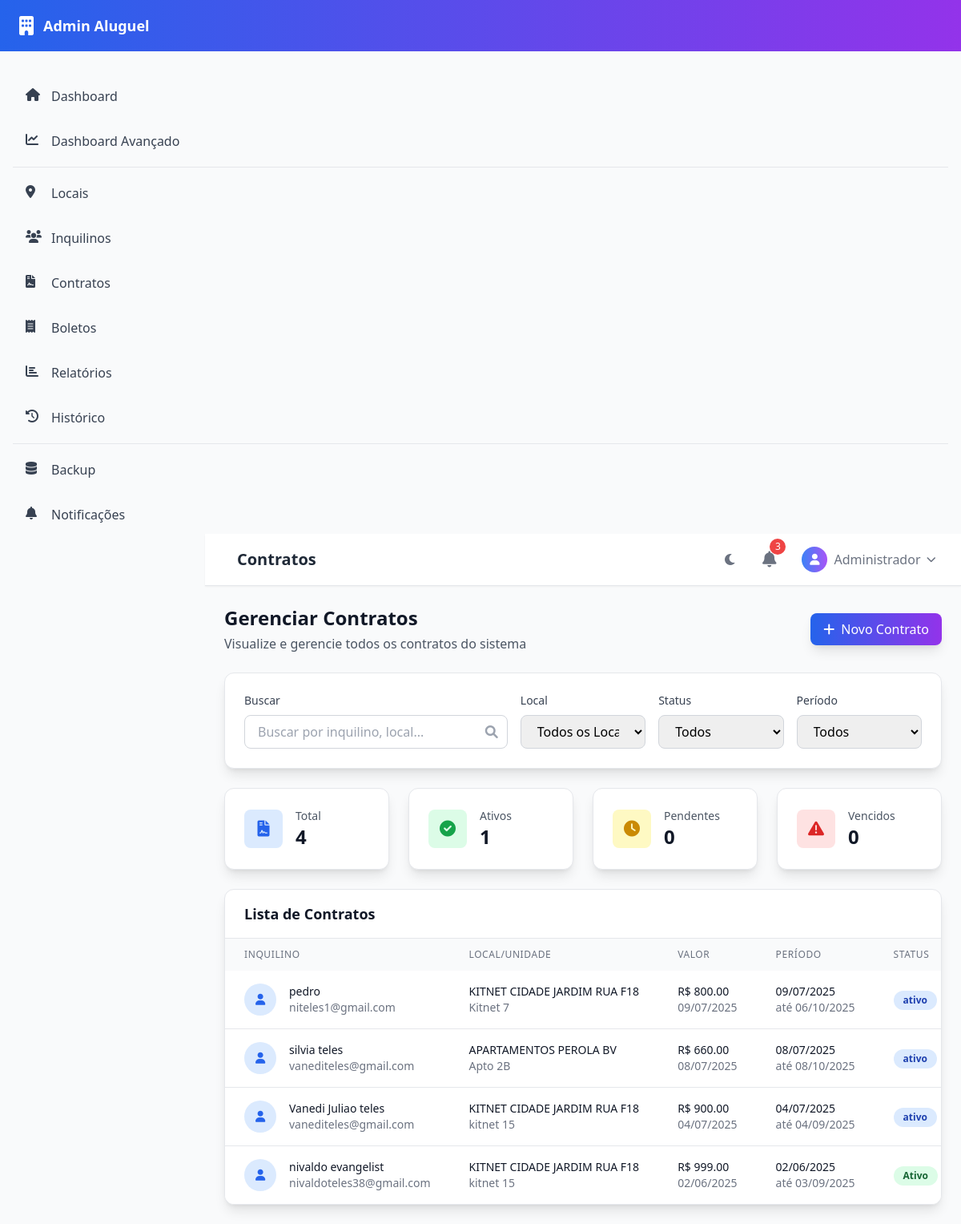
The page /listar_contratos on the database its author committed.
### app/models.py (models this page shows, shortened)
class Contrato(db.Model):
    id = db.Column(db.Integer, primary_key=True)
    inquilino_id = db.Column(db.Integer, db.ForeignKey('inquilino.id'), nullable=False)
    unidade_id = db.Column(db.Integer, db.ForeignKey('unidade.id'), nullable=False)
    valor_aluguel = db.Column(db.Float, nullable=False)
    valor_caucao = db.Column(db.Float, nullable=True)  # Caução (aluguel + condomínio)
    data_inicio = db.Column(db.Date, nullable=False)
    data_fim = db.Column(db.Date, nullable=True)
    dia_vencimento = db.Column(db.String(2), nullable=False)  # Usar string para evitar erro com zeros à esquerda
    situacao = db.Column(db.String(20), nullable=False, default='Ativo')
    observacoes = db.Column(db.Text, nullable=True)
    proprietario_nome = db.Column(db.String(120), nullable=False)
    proprietario_cnpjcpf = db.Column(db.String(20), nullable=False)
    proprietario_endereco = db.Column(db.String(200), nullable=False)
    proprietario_telefone = db.Column(db.String(20), nullable=True)
    proprietario_email = db.Column(db.String(120), nullable=True)
    taxa_condominio = db.Column(db.Float, nullable=True)
    taxa_iptu = db.Column(db.Float, nullable=True)  # Corrigido nome
    taxa_assinatura = db.Column(db.Float, nullable=True)
    arquivo_contrato = db.Column(db.String(500), nullable=True)  # Caminho do arquivo PDF
    envelope_id = db.Column(db.String(100), nullable=True)  # ID do envelope no D4Sign
    status_assinatura = db.Column(db.String(20), nullable=True, default='nao_enviado')  # nao_enviado, enviado, assinado, cancelado
    arquivo_contrato_assinado = db.Column(db.String(500), nullable=True)  # Caminho do arquivo PDF assinado
    data_envio_assinatura = db.Column(db.DateTime, nullable=True)
    data_assinatura = db.Column(db.DateTime, nullable=True)
    boletos = db.relationship('Boleto', backref='contrato', lazy=True)

class Inquilino(db.Model):
    id = db.Column(db.Integer, primary_key=True)
    nome = db.Column(db.String(120), nullable=False)
    cpf = db.Column(db.String(14), unique=True, nullable=False)
    data_nascimento = db.Column(db.Date, nullable=False)
    idade = db.Column(db.Integer, nullable=True)  # Calculada automaticamente
    endereco = db.Column(db.String(200), nullable=False)
    cep = db.Column(db.String(9), nullable=False)
    telefone = db.Column(db.String(20), nullable=False)
    email = db.Column(db.String(120), nullable=True)
    unidade_id = db.Column(db.Integer, db.ForeignKey('unidade.id'), nullable=False)
    username = db.Column(db.String(50), unique=True, nullable=True)
    password_hash = db.Column(db.String(255), nullable=True)
    data_criacao_login = db.Column(db.DateTime, nullable=True)
    status_login = db.Column(db.String(20), nullable=False, default='inativo')  # inativo, ativo, bloqueado
    contratos = db.relationship('Contrato', backref='inquilino', lazy=True)

class Local(db.Model):
    id = db.Column(db.Integer, primary_key=True)
    nome = db.Column(db.String(120), nullable=False)
    unidades = db.relationship('Unidade', backref='local', lazy=True)

class Unidade(db.Model):
    id = db.Column(db.Integer, primary_key=True)
    nome = db.Column(db.String(120), nullable=False)
    local_id = db.Column(db.Integer, db.ForeignKey('local.id'), nullable=False)
    status = db.Column(db.String(20), nullable=False, default='disponivel')  # disponivel, ocupada, manutencao
    inquilinos = db.relationship('Inquilino', backref='unidade', lazy=True)
    contratos = db.relationship('Contrato', backref='unidade', lazy=True)

### app/routes.py (the view)
@app.route('/listar_contratos')
def listar_contratos():
    locais = Local.query.all()
    local_filter = request.args.get('local', '')
    situacao = request.args.get('situacao', '')
    query = Contrato.query
    if local_filter:
        query = query.join(Unidade).join(Local).filter(Local.nome == local_filter)
    if situacao:
        query = query.filter(Contrato.situacao == situacao)
    contratos = query.order_by(Contrato.data_inicio.desc()).all()
    total_contratos = len(contratos)
    contratos_ativos = len([c for c in contratos if c.situacao == 'Ativo'])
    contratos_pendentes = len([c for c in contratos if c.situacao == 'Pendente'])
    contratos_vencidos = len([c for c in contratos if c.situacao == 'Vencido'])
    return render_template('listar_contratos.html',
                         contratos=contratos,
                         locais=locais,
                         local_filter=local_filter)

### app/templates/listar_contratos.html (shortened to what this page needs)
{% extends "base_modern.html" %}
{% block page_title %}Contratos{% endblock %}
{% block content %}
<div class="space-y-6 animate-fade-in">
    <div class="flex flex-col sm:flex-row sm:items-center sm:justify-between">
        <div>
            <h1 class="text-2xl font-bold text-gray-900 dark:text-white">Gerenciar Contratos</h1>
            <p class="text-gray-600 dark:text-gray-400 mt-1">Visualize e gerencie todos os contratos do sistema</p>
        </div>
        <div class="mt-4 sm:mt-0">
            <a href="{{ url_for('cadastrar_contrato') }}" class="inline-flex items-center px-4 py-2 bg-gradient-to-r from-blue-600 to-purple-600 text-white font-medium rounded-lg hover:from-blue-700 hover:to-purple-700 focus:ring-4 focus:ring-blue-300 dark:focus:ring-blue-800 transition-all duration-200 shadow-lg hover:shadow-xl transform hover:-translate-y-1">
                <i class="fas fa-plus mr-2"></i>
                Novo Contrato
            </a>
        </div>
    </div>
    <div class="bg-white dark:bg-gray-800 rounded-xl p-6 shadow-lg border border-gray-200 dark:border-gray-700">
        <div class="grid grid-cols-1 md:grid-cols-5 gap-4">
            <div class="md:col-span-2">
                <label class="block text-sm font-medium text-gray-700 dark:text-gray-300 mb-2">Buscar</label>
                <div class="relative">
                    <input type="text" id="searchInput" placeholder="Buscar por inquilino, local..."
                           class="w-full px-4 py-2 border border-gray-300 dark:border-gray-600 rounded-lg focus:ring-2 focus:ring-blue-500 focus:border-transparent dark:bg-gray-700 dark:text-white">
                    <div class="absolute inset-y-0 right-0 pr-3 flex items-center">
                        <i class="fas fa-search text-gray-400"></i>
                    </div>
                </div>
            </div>
            <div>
                <label class="block text-sm font-medium text-gray-700 dark:text-gray-300 mb-2">Local</label>
                <select id="localFilter" class="w-full px-4 py-2 border border-gray-300 dark:border-gray-600 rounded-lg focus:ring-2 focus:ring-blue-500 focus:border-transparent dark:bg-gray-700 dark:text-white">
                    <option value="">Todos os Locais</option>
                </select>
            </div>
            <div>
                <label class="block text-sm font-medium text-gray-700 dark:text-gray-300 mb-2">Status</label>
                <select id="statusFilter" class="w-full px-4 py-2 border border-gray-300 dark:border-gray-600 rounded-lg focus:ring-2 focus:ring-blue-500 focus:border-transparent dark:bg-gray-700 dark:text-white">
                    <option value="">Todos</option>
                </select>
            </div>
            <div>
                <label class="block text-sm font-medium text-gray-700 dark:text-gray-300 mb-2">Período</label>
                <select id="dateFilter" class="w-full px-4 py-2 border border-gray-300 dark:border-gray-600 rounded-lg focus:ring-2 focus:ring-blue-500 focus:border-transparent dark:bg-gray-700 dark:text-white">
                <option value="">Todos</option>
            </select>
            </div>
        </div>
    </div>
    <div class="grid grid-cols-1 md:grid-cols-4 gap-6">
        <div class="bg-white dark:bg-gray-800 rounded-xl p-6 shadow-lg border border-gray-200 dark:border-gray-700">
            <div class="flex items-center">
                <div class="w-12 h-12 bg-blue-100 dark:bg-blue-900 rounded-lg flex items-center justify-center">
                    <i class="fas fa-file-contract text-blue-600 dark:text-blue-400 text-xl"></i>
                </div>
                <div class="ml-4">
                    <p class="text-sm font-medium text-gray-600 dark:text-gray-400">Total</p>
                    <p class="text-2xl font-bold text-gray-900 dark:text-white">{{ contratos|length }}</p>
                </div>
            </div>
        </div>
        <div class="bg-white dark:bg-gray-800 rounded-xl p-6 shadow-lg border border-gray-200 dark:border-gray-700">
            <div class="flex items-center">
                <div class="w-12 h-12 bg-green-100 dark:bg-green-900 rounded-lg flex items-center justify-center">
                    <i class="fas fa-check-circle text-green-600 dark:text-green-400 text-xl"></i>
                </div>
                <div class="ml-4">
                    <p class="text-sm font-medium text-gray-600 dark:text-gray-400">Ativos</p>
                    <p class="text-2xl font-bold text-gray-900 dark:text-white">{{ contratos|selectattr('situacao', 'equalto', 'Ativo')|list|length }}</p>
                </div>
            </div>
        </div>
        <div class="bg-white dark:bg-gray-800 rounded-xl p-6 shadow-lg border border-gray-200 dark:border-gray-700">
            <div class="flex items-center">
                <div class="w-12 h-12 bg-yellow-100 dark:bg-yellow-900 rounded-lg flex items-center justify-center">
                    <i class="fas fa-clock text-yellow-600 dark:text-yellow-400 text-xl"></i>
                </div>
                <div class="ml-4">
                    <p class="text-sm font-medium text-gray-600 dark:text-gray-400">Pendentes</p>
                    <p class="text-2xl font-bold text-gray-900 dark:text-white">{{ contratos|selectattr('situacao', 'equalto', 'Pendente')|list|length }}</p>
                </div>
            </div>
        </div>
        <div class="bg-white dark:bg-gray-800 rounded-xl p-6 shadow-lg border border-gray-200 dark:border-gray-700">
            <div class="flex items-center">
                <div class="w-12 h-12 bg-red-100 dark:bg-red-900 rounded-lg flex items-center justify-center">
                    <i class="fas fa-exclamation-triangle text-red-600 dark:text-red-400 text-xl"></i>
                </div>
                <div class="ml-4">
                    <p class="text-sm font-medium text-gray-600 dark:text-gray-400">Vencidos</p>
                    <p class="text-2xl font-bold text-gray-900 dark:text-white">{{ contratos|selectattr('situacao', 'equalto', 'Vencido')|list|length }}</p>
                </div>
            </div>
        </div>
    </div>
    <div class="bg-white dark:bg-gray-800 rounded-xl shadow-lg border border-gray-200 dark:border-gray-700 overflow-hidden">
        <div class="px-6 py-4 border-b border-gray-200 dark:border-gray-700">
            <h3 class="text-lg font-semibold text-gray-900 dark:text-white">Lista de Contratos</h3>
        </div>
        <div class="overflow-x-auto">
            <table class="w-full">
                <thead class="bg-gray-50 dark:bg-gray-700">
                    <tr>
                        <th class="px-6 py-3 text-left text-xs font-medium text-gray-500 dark:text-gray-400 uppercase tracking-wider">Inquilino</th>
                        <th class="px-6 py-3 text-left text-xs font-medium text-gray-500 dark:text-gray-400 uppercase tracking-wider">Local/Unidade</th>
                        <th class="px-6 py-3 text-left text-xs font-medium text-gray-500 dark:text-gray-400 uppercase tracking-wider">Valor</th>
                        <th class="px-6 py-3 text-left text-xs font-medium text-gray-500 dark:text-gray-400 uppercase tracking-wider">Período</th>
                        <th class="px-6 py-3 text-left text-xs font-medium text-gray-500 dark:text-gray-400 uppercase tracking-wider">Status</th>
            </tr>
                </thead>
                <tbody class="bg-white dark:bg-gray-800 divide-y divide-gray-200 dark:divide-gray-700">
            {% for contrato in contratos %}
                    <tr class="hover:bg-gray-50 dark:hover:bg-gray-700 transition-colors duration-200 contract-row"
                        data-inquilino="{{ contrato.inquilino.nome.lower() }}"
                        data-local="{{ contrato.unidade.local.nome.lower() }}"
                        data-status="{{ contrato.situacao }}">
                        <td class="px-6 py-4 whitespace-nowrap">
                            <div class="flex items-center">
                                <div class="w-10 h-10 bg-blue-100 dark:bg-blue-900 rounded-full flex items-center justify-center">
                                    <i class="fas fa-user text-blue-600 dark:text-blue-400 text-sm"></i>
                                </div>
                                <div class="ml-4">
                                    <div class="text-sm font-medium text-gray-900 dark:text-white">{{ contrato.inquilino.nome }}</div>
                                    <div class="text-sm text-gray-500 dark:text-gray-400">{{ contrato.inquilino.email }}</div>
                                </div>
                            </div>
                        </td>
                        <td class="px-6 py-4 whitespace-nowrap">
                            <div class="text-sm text-gray-900 dark:text-white">{{ contrato.unidade.local.nome }}</div>
                            <div class="text-sm text-gray-500 dark:text-gray-400">{{ contrato.unidade.nome }}</div>
                        </td>
                        <td class="px-6 py-4 whitespace-nowrap">
                            <div class="text-sm font-medium text-gray-900 dark:text-white">R$ {{ "%.2f"|format(contrato.valor_aluguel) }}</div>
                            <div class="text-sm text-gray-500 dark:text-gray-400">{{ contrato.data_inicio.strftime('%d/%m/%Y') }}</div>
                        </td>
                        <td class="px-6 py-4 whitespace-nowrap">
                            <div class="text-sm text-gray-900 dark:text-white">{{ contrato.data_inicio.strftime('%d/%m/%Y') }}</div>
                            <div class="text-sm text-gray-500 dark:text-gray-400">até {{ contrato.data_fim.strftime('%d/%m/%Y') }}</div>
                        </td>
                        <td class="px-6 py-4 whitespace-nowrap">
                            <span class="inline-flex px-3 py-1 text-xs font-semibold rounded-full
                                {% if contrato.situacao == 'Ativo' %}bg-green-100 text-green-800 dark:bg-green-900 dark:text-green-200
                                {% elif contrato.situacao == 'Pendente' %}bg-yellow-100 text-yellow-800 dark:bg-yellow-900 dark:text-yellow-200
                                {% elif contrato.situacao == 'Vencido' %}bg-red-100 text-red-800 dark:bg-red-900 dark:text-red-200
                                {% else %}bg-blue-100 text-blue-800 dark:bg-blue-900 dark:text-blue-200{% endif %}">
                                {{ contrato.situacao }}
                            </span>
                        </td>
            </tr>
            {% endfor %}
                </tbody>
        </table>
        </div>
    </div>
</div>
{% endblock %}

### app/templates/base_modern.html (style rules this page uses)
.animate-fade-in { animation: fadeIn 0.5s ease-in; }

### rows shown on the page
Contrato: inquilino.nome "pedro", inquilino.email "niteles1@gmail.com", unidade.local.nome "KITNET CIDADE JARDIM RUA F18", unidade.nome "Kitnet 7", valor_aluguel "800.00", data_inicio "09/07/2025", data_fim "06/10/2025", situacao "ativo"
Contrato: inquilino.nome "silvia teles", inquilino.email "vanediteles@gmail.com", unidade.local.nome "APARTAMENTOS PEROLA BV", unidade.nome "Apto 2B", valor_aluguel "660.00", data_inicio "08/07/2025", data_fim "08/10/2025", situacao "ativo"
Contrato: inquilino.nome "Vanedi Juliao teles", inquilino.email "vanediteles@gmail.com", unidade.local.nome "KITNET CIDADE JARDIM RUA F18", unidade.nome "kitnet 15", valor_aluguel "900.00", data_inicio "04/07/2025", data_fim "04/09/2025", situacao "ativo"
Contrato: inquilino.nome "nivaldo evangelist", inquilino.email "nivaldoteles38@gmail.com", unidade.local.nome "KITNET CIDADE JARDIM RUA F18", unidade.nome "kitnet 15", valor_aluguel "999.00", data_inicio "02/06/2025", data_fim "03/09/2025", situacao "Ativo"

### other values the page prints
{{ contratos|length }} "4"
{{ contratos|selectattr('situacao', 'equalto', 'Ativo')|list|length }} "1"
{{ contratos|selectattr('situacao', 'equalto', 'Pendente')|list|length }} "0"
{{ contratos|selectattr('situacao', 'equalto', 'Vencido')|list|length }} "0"
